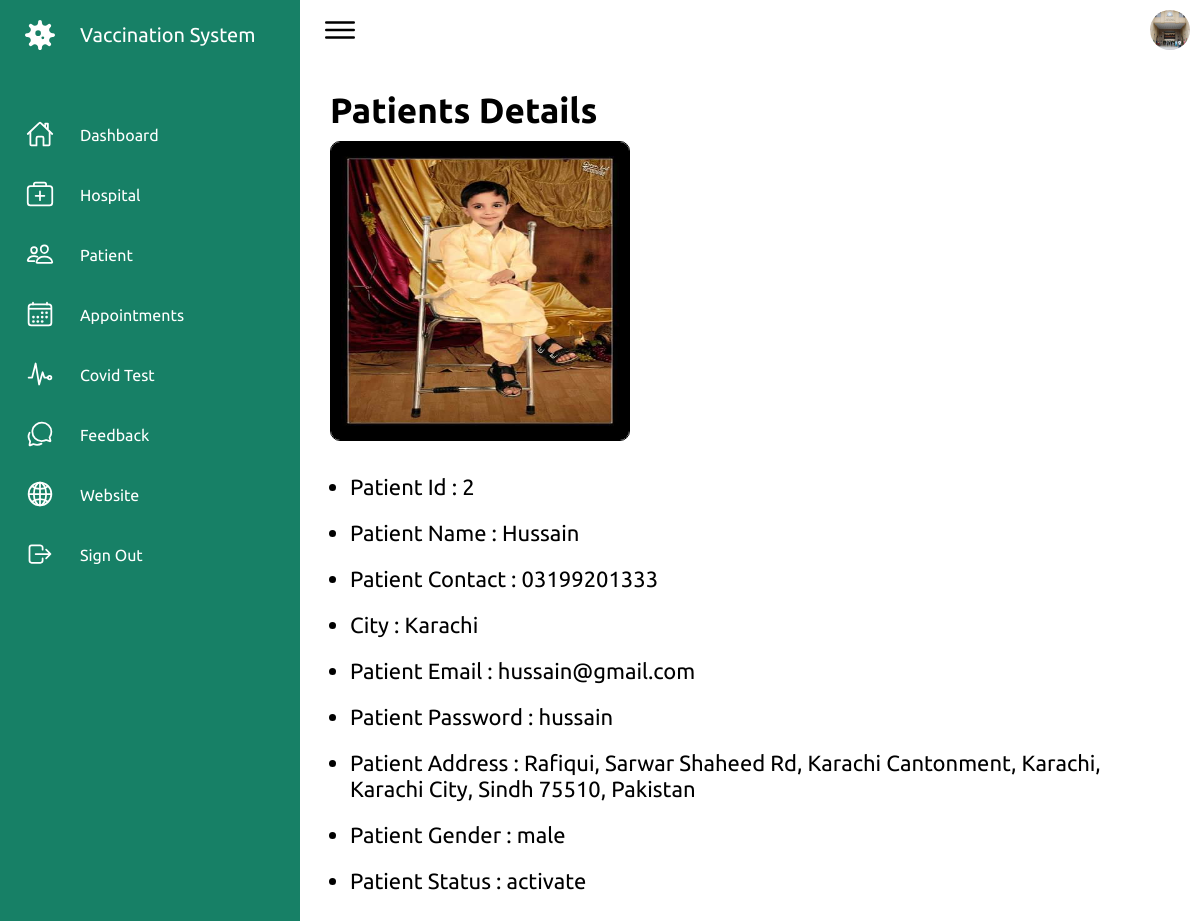
The page /Admin/view_patient.php?id=2 (signed in) on the database its author committed.
### tables this page shows
CREATE TABLE `tbl_patient` (
  `id` int(11) NOT NULL,
  `name` varchar(50) NOT NULL,
  `contact` varchar(15) NOT NULL,
  `email` varchar(50) NOT NULL,
  `password` varchar(50) NOT NULL,
  `cid` int(11) NOT NULL,
  `address` varchar(150) NOT NULL,
  `gender` varchar(15) NOT NULL,
  `image` varchar(100) NOT NULL,
  `status` varchar(50) NOT NULL DEFAULT 'activate'
);

CREATE TABLE `tbl_city` (
  `id` int(11) NOT NULL,
  `name` varchar(50) NOT NULL
);

### Admin/view_patient.php (the view, shortened to what this page needs)
<?php
    include("connection.php");
?>
<!DOCTYPE html>
<html lang="en">
<head>
    <link rel="stylesheet" href="assets/css/index.css">
</head>
<body>
    <div class="container">
        <?php
            include("navigation.php");
        ?>
        <div class="main">
            <div class="topbar">
                <div class="toggle">
                    <ion-icon name="menu-outline"></ion-icon>
                </div>
                <div class="user">
                    <a href='profile.php'><img src="assets/imgs/customer01.jpg" alt=""></a>
                </div>
            </div>
            <div class="mainContent">
                <h2 class="title">Patients Details</h2>
                <?php
                    $query = "SELECT tbl_patient.*,tbl_city.name as 'cname' FROM tbl_patient INNER JOIN tbl_city ON tbl_patient.cid=tbl_city.id WHERE tbl_patient.id=$_GET[id]";
                    $result = mysqli_query($connection,$query);
                    $row = mysqli_fetch_assoc($result);
                ?>
                <img src="<?php echo $row['image'];?>" alt="">
                <ul>
                    <li>Patient Id : <?php echo $row['id']?></li>
                    <li>Patient Name : <?php echo $row['name']?></li>
                    <li>Patient Contact : <?php echo $row['contact']?></li>
                    <li>City : <?php echo $row['cname']?></li>
                    <li>Patient Email : <?php echo $row['email']?></li>
                    <li>Patient Password : <?php echo $row['password']?></li>
                    <li>Patient Address : <?php echo $row['address']?></li>
                    <li>Patient Gender : <?php echo $row['gender']?></li>
                    <li>Patient Status : <?php echo $row['status']?></li>
                </ul>
            </div>
        </div>
    </div>
</body>
</html>

### Admin/assets/css/index.css (style rules this page uses)
* { font-family: "Ubuntu", sans-serif; margin: 0; padding: 0; box-sizing: border-box; }
:root { --white: #fff; --gray: #f5f5f5; --black1: #222; --black2: #999; --green:#178066; }
body { min-height: 100vh; overflow-x: hidden; }
.container { position: relative; width: 100%; }
.main { position: absolute; width: calc(100% - 300px); left: 300px; min-height: 100vh; background: var(--white); transition: 0.5s; }
.topbar { width: 100%; height: 60px; display: flex; justify-content: space-between; align-items: center; padding: 0 10px; }
.toggle { position: relative; width: 60px; height: 60px; display: flex; justify-content: center; align-items: center; font-size: 2.5rem; cursor: pointer; }
.user { position: relative; width: 40px; height: 40px; border-radius: 50%; overflow: hidden; cursor: pointer; }
.user img { position: absolute; top: 0; left: 0; width: 100%; height: 100%; object-fit: cover; }

### Admin/view_patient.php (style rules this page uses)
.mainContent { padding: 30px; }
.mainContent .title { font-size: 35px; }
.mainContent ul { padding: 0px 20px; }
.mainContent ul li { margin: 20px 0px; font-size: 22px; }
.mainContent img { height: 300px; width: 300px; margin: 10px 0px; border: 1px solid #000; border-radius: 10px; }

### rows shown on the page
tbl_patient: image (picture), id "2", name "Hussain", contact "03199201333", tbl_city.name "Karachi", email "hussain@gmail.com", password "hussain", address "Rafiqui, Sarwar Shaheed Rd, Karachi Cantonment, Karachi, Karachi City, Sindh 75510, Pakistan", gender "male", status "activate"
